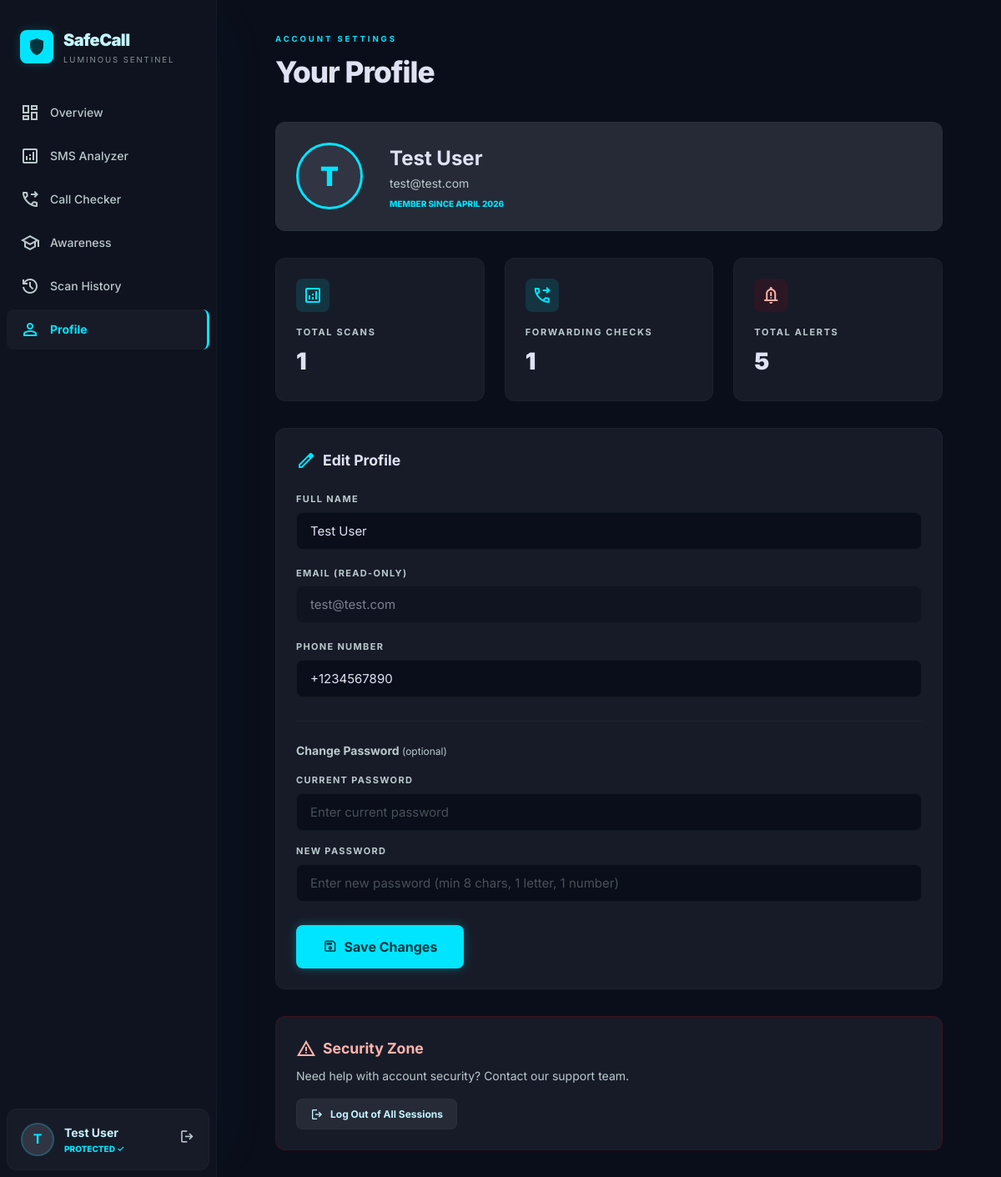
The app's page /profile (signed in) with its own data.
### app.py (models this page shows)
class User(db.Model, UserMixin):
    id = db.Column(db.Integer, primary_key=True)
    full_name = db.Column(db.String(150), nullable=False)
    email = db.Column(db.String(150), unique=True, nullable=False)
    phone = db.Column(db.String(20), nullable=False)
    password = db.Column(db.String(200), nullable=False)
    created_at = db.Column(db.DateTime, default=utcnow)
    scan_results = db.relationship("ScanResult", backref="user", lazy=True, cascade="all, delete-orphan")
    alerts = db.relationship("Alert", backref="user", lazy=True, cascade="all, delete-orphan")
    call_checks = db.relationship("CallForwardingCheck", backref="user", lazy=True, cascade="all, delete-orphan")

### app.py (the view, shortened to what this page needs)
@app.route("/profile", methods=["GET", "POST"])
@login_required
def profile():
    total_scans = ScanResult.query.filter_by(user_id=current_user.id).count()
    total_checks = CallForwardingCheck.query.filter_by(user_id=current_user.id).count()
    total_alerts = Alert.query.filter_by(user_id=current_user.id).count()
    return render_template("profile.html",
        total_scans=total_scans,
        total_checks=total_checks,
        total_alerts=total_alerts,
    )

### app.py (called while the page is built)
@login_manager.user_loader
def load_user(user_id):
    return db.session.get(User, int(user_id))

### templates/profile.html (shortened to what this page needs)
{% extends "base.html" %}
{% block body %}
<aside class="sidebar" id="sidebar">
  <div class="sidebar-brand"><div class="sidebar-brand-icon"><span class="material-symbols-outlined">shield</span></div><div><h1>SafeCall</h1><p>Luminous Sentinel</p></div></div>
  <nav class="sidebar-nav">
    <a href="{{ url_for('dashboard') }}" class="sidebar-link"><span class="material-symbols-outlined">dashboard</span>Overview</a>
    <a href="{{ url_for('sms_analyzer') }}" class="sidebar-link"><span class="material-symbols-outlined">analytics</span>SMS Analyzer</a>
    <a href="{{ url_for('call_checker') }}" class="sidebar-link"><span class="material-symbols-outlined">phone_forwarded</span>Call Checker</a>
    <a href="{{ url_for('awareness') }}" class="sidebar-link"><span class="material-symbols-outlined">school</span>Awareness</a>
    <a href="{{ url_for('scan_history') }}" class="sidebar-link"><span class="material-symbols-outlined">history</span>Scan History</a>
    <a href="{{ url_for('profile') }}" class="sidebar-link active"><span class="material-symbols-outlined">person</span>Profile</a>
  </nav>
  <div class="sidebar-user"><div class="sidebar-avatar">{{ current_user.full_name[0] }}</div><div style="flex:1"><div style="font-size:0.875rem;font-weight:700;color:var(--cyan-light)">{{ current_user.full_name }}</div><div style="font-size:0.625rem;color:var(--cyan);font-weight:800;text-transform:uppercase">Protected ✓</div></div><a href="{{ url_for('logout') }}" style="color:var(--text-secondary)"><span class="material-symbols-outlined" style="font-size:1.2rem">logout</span></a></div>
</aside>
<div class="main-content" style="margin-left:260px;min-height:100vh;padding:2rem">
  <div style="max-width:800px;margin:0 auto">
    <div style="margin-bottom:2rem">
      <span class="text-label text-cyan" style="font-size:0.6rem;letter-spacing:0.3em">Account Settings</span>
      <h2 style="font-size:2.2rem;font-weight:800;letter-spacing:-0.03em">Your Profile</h2>
    </div>
    <div class="card" style="background:var(--bg-container-high);margin-bottom:2rem;display:flex;align-items:center;gap:2rem;flex-wrap:wrap">
      <div style="width:80px;height:80px;border-radius:50%;background:var(--bg-container-highest);display:flex;align-items:center;justify-content:center;border:3px solid var(--cyan);font-size:2rem;font-weight:900;color:var(--cyan)">{{ current_user.full_name[0] }}</div>
      <div style="flex:1">
        <h3 style="font-size:1.5rem;font-weight:700">{{ current_user.full_name }}</h3>
        <p class="text-muted" style="font-size:0.875rem">{{ current_user.email }}</p>
        <p style="font-size:0.625rem;color:var(--cyan);font-weight:800;text-transform:uppercase;margin-top:0.25rem">Member since {{ current_user.created_at.strftime('%B %Y') if current_user.created_at else 'N/A' }}</p>
      </div>
    </div>
    <div class="grid grid-3 gap-6" style="margin-bottom:2rem">
      <div class="stat-card">
        <div class="stat-icon" style="background:rgba(0,229,255,0.12);margin-bottom:1rem"><span class="material-symbols-outlined text-cyan">analytics</span></div>
        <p class="text-label text-muted" style="margin-bottom:0.25rem">Total Scans</p>
        <h3 class="stat-value">{{ total_scans }}</h3>
      </div>
      <div class="stat-card">
        <div class="stat-icon" style="background:rgba(0,229,255,0.12);margin-bottom:1rem"><span class="material-symbols-outlined text-cyan">phone_forwarded</span></div>
        <p class="text-label text-muted" style="margin-bottom:0.25rem">Forwarding Checks</p>
        <h3 class="stat-value">{{ total_checks }}</h3>
      </div>
      <div class="stat-card">
        <div class="stat-icon" style="background:rgba(147,0,10,0.15);margin-bottom:1rem"><span class="material-symbols-outlined text-error">notification_important</span></div>
        <p class="text-label text-muted" style="margin-bottom:0.25rem">Total Alerts</p>
        <h3 class="stat-value">{{ total_alerts }}</h3>
      </div>
    </div>
    <div class="card" style="margin-bottom:2rem">
      <h3 style="font-size:1.1rem;font-weight:700;margin-bottom:1.5rem;display:flex;align-items:center;gap:0.5rem"><span class="material-symbols-outlined text-cyan">edit</span>Edit Profile</h3>
      <form method="POST" action="{{ url_for('profile') }}" style="display:flex;flex-direction:column;gap:1.25rem">
        <div class="form-group">
          <label class="form-label" for="full_name">Full Name</label>
          <input class="form-input" name="full_name" id="full_name" value="{{ current_user.full_name }}" required/>
        </div>
        <div class="form-group">
          <label class="form-label" for="profile_email">Email (Read-only)</label>
          <input class="form-input" id="profile_email" value="{{ current_user.email }}" disabled style="opacity:0.5"/>
        </div>
        <div class="form-group">
          <label class="form-label" for="phone">Phone Number</label>
          <input class="form-input" name="phone" id="phone" value="{{ current_user.phone }}"/>
        </div>
        <div style="border-top:1px solid rgba(59,73,76,0.15);padding-top:1.5rem;margin-top:0.5rem">
          <h4 style="font-size:0.875rem;font-weight:700;margin-bottom:1rem;color:var(--text-secondary)">Change Password <span class="text-muted" style="font-weight:400;font-size:0.75rem">(optional)</span></h4>
          <div style="display:flex;flex-direction:column;gap:1rem">
            <div class="form-group">
              <label class="form-label" for="current_password">Current Password</label>
              <input class="form-input" name="current_password" id="current_password" type="password" placeholder="Enter current password"/>
            </div>
            <div class="form-group">
              <label class="form-label" for="new_password">New Password</label>
              <input class="form-input" name="new_password" id="new_password" type="password" placeholder="Enter new password (min 8 chars, 1 letter, 1 number)"/>
            </div>
          </div>
        </div>
        <button type="submit" class="btn btn-primary btn-lg" style="align-self:flex-start;margin-top:0.5rem">
          <span class="material-symbols-outlined" style="font-size:1.1rem">save</span>Save Changes
        </button>
      </form>
    </div>
    <div class="card" style="border-color:rgba(147,0,10,0.3)">
      <h3 style="font-size:1.1rem;font-weight:700;margin-bottom:0.5rem;color:var(--error);display:flex;align-items:center;gap:0.5rem"><span class="material-symbols-outlined">warning</span>Security Zone</h3>
      <p class="text-muted" style="font-size:0.875rem;margin-bottom:1rem">Need help with account security? Contact our support team.</p>
      <a href="{{ url_for('logout') }}" class="btn btn-secondary btn-sm"><span class="material-symbols-outlined" style="font-size:1rem">logout</span>Log Out of All Sessions</a>
    </div>
  </div>
</div>
{% endblock %}

### records on screen
User: full_name "T", full_name "Test User", email "test@test.com", created_at "APRIL 2026", phone "+1234567890"

### other values on screen
{{ total_scans }} "1"
{{ total_checks }} "1"
{{ total_alerts }} "5"
